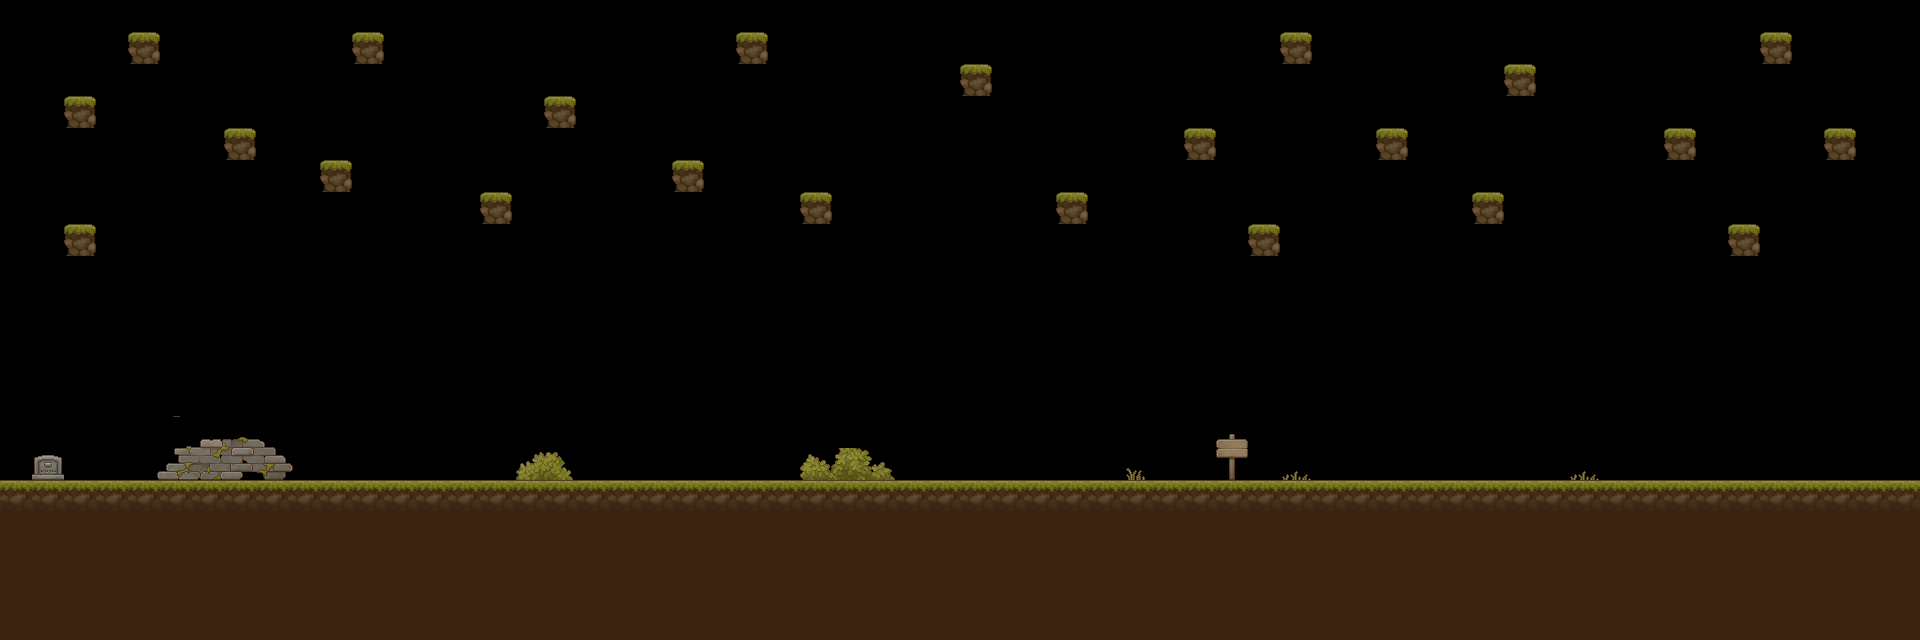

This game map was drawn from its Tiled (.tmx) file and the tilesets committed beside it. A one-line description and the full map source follow:
An orthogonal 60x20 tile map with 32x32 px tiles, 2 tile layers (Tile Layer 2, Tile Layer 1), 2 tilesets.

<map version="1.5" tiledversion="1.7.1" orientation="orthogonal" renderorder="right-down" width="60" height="20" tilewidth="32" tileheight="32" infinite="0" nextlayerid="3" nextobjectid="1">
 <tileset firstgid="1" name="TX Tileset Ground" tilewidth="32" tileheight="32" tilecount="256" columns="16">
  <image source="TX Tileset Ground.png" width="512" height="512" />
 </tileset>
 <tileset firstgid="257" name="TX Village Props" tilewidth="32" tileheight="32" tilecount="1024" columns="32">
  <image source="TX Village Props.png" width="1024" height="1024" />
 </tileset>
 <layer id="2" name="Tile Layer 2" width="60" height="20">
  <data encoding="csv">
0,0,0,0,0,0,0,0,0,0,0,0,0,0,0,0,0,0,0,0,0,0,0,0,0,0,0,0,0,0,0,0,0,0,0,0,0,0,0,0,0,0,0,0,0,0,0,0,0,0,0,0,0,0,0,0,0,0,0,0,
0,0,0,0,8,0,0,0,0,0,0,8,0,0,0,0,0,0,0,0,0,0,0,8,0,0,0,0,0,0,0,0,0,0,0,0,0,0,0,0,8,0,0,0,0,0,0,0,0,0,0,0,0,0,0,8,0,0,0,0,
0,0,0,0,0,0,0,0,0,0,0,0,0,0,0,0,0,0,0,0,0,0,0,0,0,0,0,0,0,0,8,0,0,0,0,0,0,0,0,0,0,0,0,0,0,0,0,8,0,0,0,0,0,0,0,0,0,0,0,0,
0,0,8,0,0,0,0,0,0,0,0,0,0,0,0,0,0,8,0,0,0,0,0,0,0,0,0,0,0,0,0,0,0,0,0,0,0,0,0,0,0,0,0,0,0,0,0,0,0,0,0,0,0,0,0,0,0,0,0,0,
0,0,0,0,0,0,0,8,0,0,0,0,0,0,0,0,0,0,0,0,0,0,0,0,0,0,0,0,0,0,0,0,0,0,0,0,0,8,0,0,0,0,0,8,0,0,0,0,0,0,0,0,8,0,0,0,0,8,0,0,
0,0,0,0,0,0,0,0,0,0,8,0,0,0,0,0,0,0,0,0,0,8,0,0,0,0,0,0,0,0,0,0,0,0,0,0,0,0,0,0,0,0,0,0,0,0,0,0,0,0,0,0,0,0,0,0,0,0,0,0,
0,0,0,0,0,0,0,0,0,0,0,0,0,0,0,8,0,0,0,0,0,0,0,0,0,8,0,0,0,0,0,0,0,8,0,0,0,0,0,0,0,0,0,0,0,0,8,0,0,0,0,0,0,0,0,0,0,0,0,0,
0,0,8,0,0,0,0,0,0,0,0,0,0,0,0,0,0,0,0,0,0,0,0,0,0,0,0,0,0,0,0,0,0,0,0,0,0,0,0,8,0,0,0,0,0,0,0,0,0,0,0,0,0,0,8,0,0,0,0,0,
0,0,0,0,0,0,0,0,0,0,0,0,0,0,0,0,0,0,0,0,0,0,0,0,0,0,0,0,0,0,0,0,0,0,0,0,0,0,0,0,0,0,0,0,0,0,0,0,0,0,0,0,0,0,0,0,0,0,0,0,
0,0,0,0,0,0,0,0,0,0,0,0,0,0,0,0,0,0,0,0,0,0,0,0,0,0,0,0,0,0,0,0,0,0,0,0,0,0,0,0,0,0,0,0,0,0,0,0,0,0,0,0,0,0,0,0,0,0,0,0,
0,0,0,0,0,0,0,0,0,0,0,0,0,0,0,0,0,0,0,0,0,0,0,0,0,0,0,0,0,0,0,0,0,0,0,0,0,0,0,0,0,0,0,0,0,0,0,0,0,0,0,0,0,0,0,0,0,0,0,0,
0,0,0,0,0,0,0,0,0,0,0,0,0,0,0,0,0,0,0,0,0,0,0,0,0,0,0,0,0,0,0,0,0,0,0,0,0,0,0,0,0,0,0,0,0,0,0,0,0,0,0,0,0,0,0,0,0,0,0,0,
0,0,0,0,0,0,0,0,0,0,0,0,0,0,0,0,0,0,0,0,0,0,0,0,0,0,0,0,0,0,0,0,0,0,0,0,0,0,0,0,0,0,0,0,0,0,0,0,0,0,0,0,0,0,0,0,0,0,0,0,
0,0,0,0,0,888,889,890,891,0,0,0,0,0,0,0,0,0,0,0,0,0,0,0,0,0,0,0,0,0,0,0,0,0,0,0,0,0,272,0,0,0,0,0,0,0,0,0,0,0,0,0,0,0,0,0,0,0,0,0,
0,431,0,0,919,920,921,922,923,924,0,0,0,0,0,0,844,845,0,0,0,0,0,0,0,851,852,853,0,0,0,0,0,0,0,749,0,0,304,0,782,0,0,0,0,0,0,0,0,782,0,0,0,0,0,0,0,0,0,0,
0,0,0,0,0,0,0,0,0,0,0,0,0,0,0,0,0,0,0,0,0,0,0,0,0,0,0,0,0,0,0,0,0,0,0,0,0,0,0,0,0,0,0,0,0,0,0,0,0,0,0,0,0,0,0,0,0,0,0,0,
0,0,0,0,0,0,0,0,0,0,0,0,0,0,0,0,0,0,0,0,0,0,0,0,0,0,0,0,0,0,0,0,0,0,0,0,0,0,0,0,0,0,0,0,0,0,0,0,0,0,0,0,0,0,0,0,0,0,0,0,
0,0,0,0,0,0,0,0,0,0,0,0,0,0,0,0,0,0,0,0,0,0,0,0,0,0,0,0,0,0,0,0,0,0,0,0,0,0,0,0,0,0,0,0,0,0,0,0,0,0,0,0,0,0,0,0,0,0,0,0,
0,0,0,0,0,0,0,0,0,0,0,0,0,0,0,0,0,0,0,0,0,0,0,0,0,0,0,0,0,0,0,0,0,0,0,0,0,0,0,0,0,0,0,0,0,0,0,0,0,0,0,0,0,0,0,0,0,0,0,0,
0,0,0,0,0,0,0,0,0,0,0,0,0,0,0,0,0,0,0,0,0,0,0,0,0,0,0,0,0,0,0,0,0,0,0,0,0,0,0,0,0,0,0,0,0,0,0,0,0,0,0,0,0,0,0,0,0,0,0,0
</data>
 </layer>
 <layer id="1" name="Tile Layer 1" width="60" height="20" locked="1">
  <data encoding="csv">
0,0,0,0,0,0,0,0,0,0,0,0,0,0,0,0,0,0,0,0,0,0,0,0,0,0,0,0,0,0,0,0,0,0,0,0,0,0,0,0,0,0,0,0,0,0,0,0,0,0,0,0,0,0,0,0,0,0,0,0,
0,0,0,0,0,0,0,0,0,0,0,0,0,0,0,0,0,0,0,0,0,0,0,0,0,0,0,0,0,0,0,0,0,0,0,0,0,0,0,0,0,0,0,0,0,0,0,0,0,0,0,0,0,0,0,0,0,0,0,0,
0,0,0,0,0,0,0,0,0,0,0,0,0,0,0,0,0,0,0,0,0,0,0,0,0,0,0,0,0,0,0,0,0,0,0,0,0,0,0,0,0,0,0,0,0,0,0,0,0,0,0,0,0,0,0,0,0,0,0,0,
0,0,0,0,0,0,0,0,0,0,0,0,0,0,0,0,0,0,0,0,0,0,0,0,0,0,0,0,0,0,0,0,0,0,0,0,0,0,0,0,0,0,0,0,0,0,0,0,0,0,0,0,0,0,0,0,0,0,0,0,
0,0,0,0,0,0,0,0,0,0,0,0,0,0,0,0,0,0,0,0,0,0,0,0,0,0,0,0,0,0,0,0,0,0,0,0,0,0,0,0,0,0,0,0,0,0,0,0,0,0,0,0,0,0,0,0,0,0,0,0,
0,0,0,0,0,0,0,0,0,0,0,0,0,0,0,0,0,0,0,0,0,0,0,0,0,0,0,0,0,0,0,0,0,0,0,0,0,0,0,0,0,0,0,0,0,0,0,0,0,0,0,0,0,0,0,0,0,0,0,0,
0,0,0,0,0,0,0,0,0,0,0,0,0,0,0,0,0,0,0,0,0,0,0,0,0,0,0,0,0,0,0,0,0,0,0,0,0,0,0,0,0,0,0,0,0,0,0,0,0,0,0,0,0,0,0,0,0,0,0,0,
0,0,0,0,0,0,0,0,0,0,0,0,0,0,0,0,0,0,0,0,0,0,0,0,0,0,0,0,0,0,0,0,0,0,0,0,0,0,0,0,0,0,0,0,0,0,0,0,0,0,0,0,0,0,0,0,0,0,0,0,
0,0,0,0,0,0,0,0,0,0,0,0,0,0,0,0,0,0,0,0,0,0,0,0,0,0,0,0,0,0,0,0,0,0,0,0,0,0,0,0,0,0,0,0,0,0,0,0,0,0,0,0,0,0,0,0,0,0,0,0,
0,0,0,0,0,0,0,0,0,0,0,0,0,0,0,0,0,0,0,0,0,0,0,0,0,0,0,0,0,0,0,0,0,0,0,0,0,0,0,0,0,0,0,0,0,0,0,0,0,0,0,0,0,0,0,0,0,0,0,0,
0,0,0,0,0,0,0,0,0,0,0,0,0,0,0,0,0,0,0,0,0,0,0,0,0,0,0,0,0,0,0,0,0,0,0,0,0,0,0,0,0,0,0,0,0,0,0,0,0,0,0,0,0,0,0,0,0,0,0,0,
0,0,0,0,0,0,0,0,0,0,0,0,0,0,0,0,0,0,0,0,0,0,0,0,0,0,0,0,0,0,0,0,0,0,0,0,0,0,0,0,0,0,0,0,0,0,0,0,0,0,0,0,0,0,0,0,0,0,0,0,
0,0,0,0,0,0,0,0,0,0,0,0,0,0,0,0,0,0,0,0,0,0,0,0,0,0,0,0,0,0,0,0,0,0,0,0,0,0,0,0,0,0,0,0,0,0,0,0,0,0,0,0,0,0,0,0,0,0,0,0,
0,0,0,0,0,0,0,0,0,0,0,0,0,0,0,0,0,0,0,0,0,0,0,0,0,0,0,0,0,0,0,0,0,0,0,0,0,0,0,0,0,0,0,0,0,0,0,0,0,0,0,0,0,0,0,0,0,0,0,0,
0,0,0,0,0,0,0,0,0,0,0,0,0,0,0,0,0,0,0,0,0,0,0,0,0,0,0,0,0,0,0,0,0,0,0,0,0,0,0,0,0,0,0,0,0,0,0,0,0,0,0,0,0,0,0,0,0,0,0,0,
2,2,2,2,2,2,2,2,2,2,2,2,2,2,2,2,2,2,2,2,2,2,2,2,2,2,2,2,2,2,2,2,2,2,2,2,2,2,2,2,2,2,2,2,2,2,2,2,2,2,2,2,2,2,2,2,2,2,2,2,
183,183,183,183,183,183,183,183,183,183,183,183,183,183,183,183,183,183,183,183,183,183,183,183,183,183,183,183,183,183,183,183,183,183,183,183,183,183,183,183,183,183,183,183,183,183,183,183,183,183,183,183,183,183,183,183,183,183,183,183,
183,183,183,183,183,183,183,183,183,183,183,183,183,183,183,183,183,183,183,183,183,183,183,183,183,183,183,183,183,183,183,183,183,183,183,183,183,183,183,183,183,183,183,183,183,183,183,183,183,183,183,183,183,183,183,183,183,183,183,183,
183,183,183,183,183,183,183,183,183,183,183,183,183,183,183,183,183,183,183,183,183,183,183,183,183,183,183,183,183,183,183,183,183,183,183,183,183,183,183,183,183,183,183,183,183,183,183,183,183,183,183,183,183,183,183,183,183,183,183,183,
183,183,183,183,183,183,183,183,183,183,183,183,183,183,183,183,183,183,183,183,183,183,183,183,183,183,183,183,183,183,183,183,183,183,183,183,183,183,183,183,183,183,183,183,183,183,183,183,183,183,183,183,183,183,183,183,183,183,183,183
</data>
 </layer>
</map>
